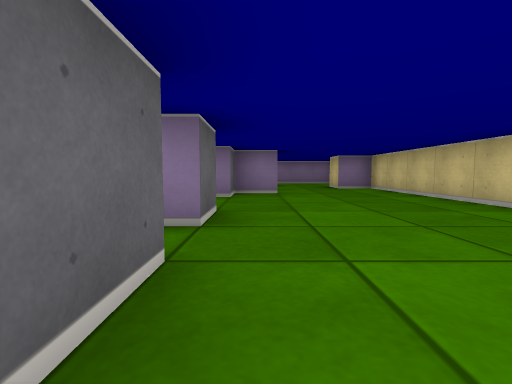
[1] (above)

22 first-person views from a walk through a cub3D maze. The camera is about half as high as the walls, tilts 4° down and sees 85° across. The floor is counted in squares. Each view is taken from the middle of a square. On the plan, view 1 faces up. The plan holds only what a view shows up to about 9 squares ahead; the rest is blank. The place goes on beyond the plan.

[2]
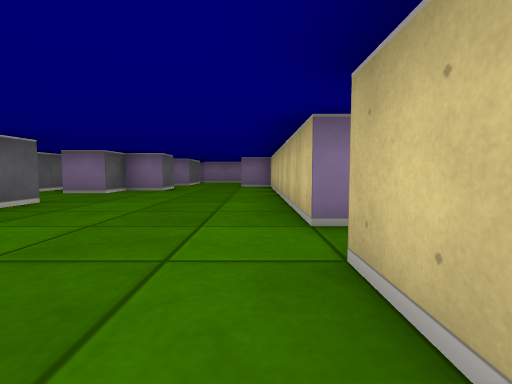

[3]
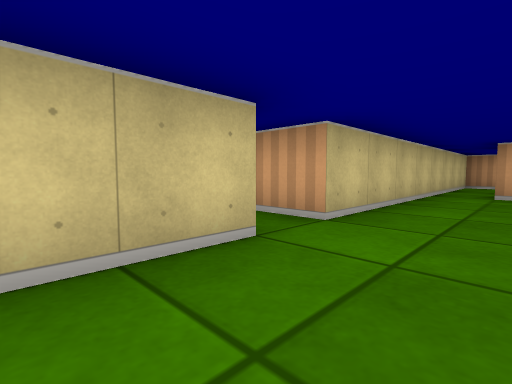

[4]
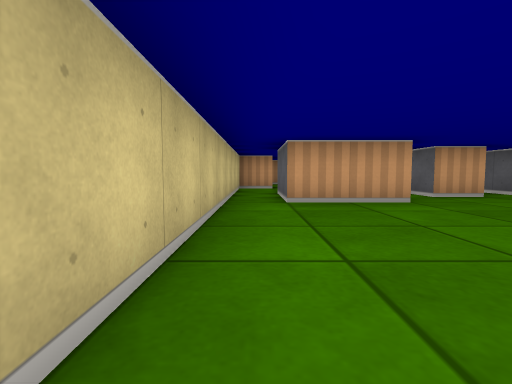

[5]
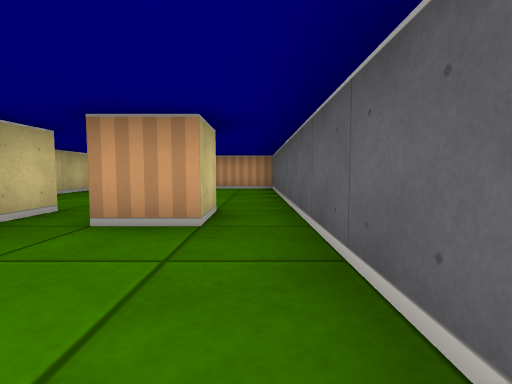

[6]
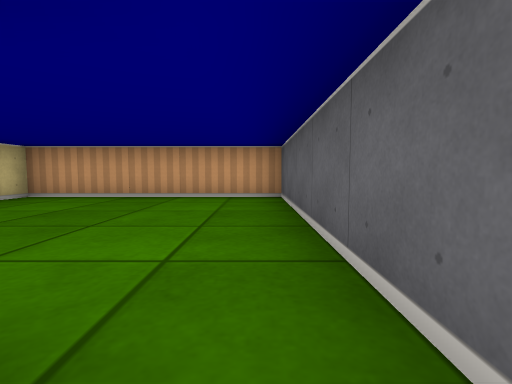

[7]
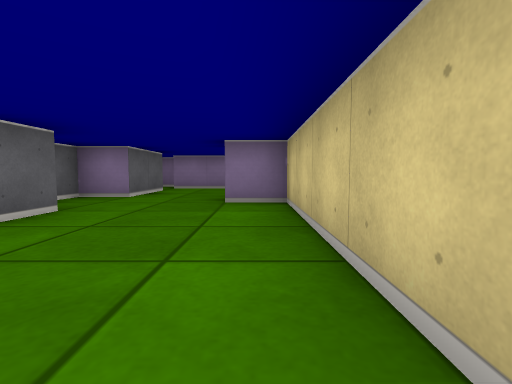

[8]
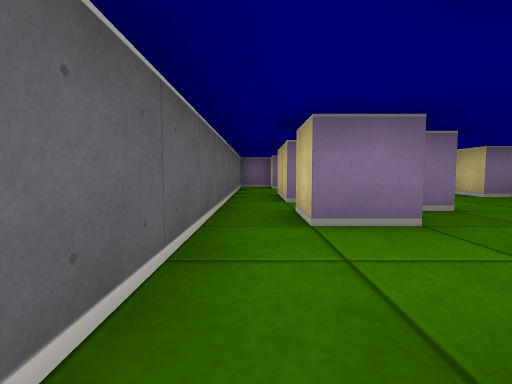

[9]
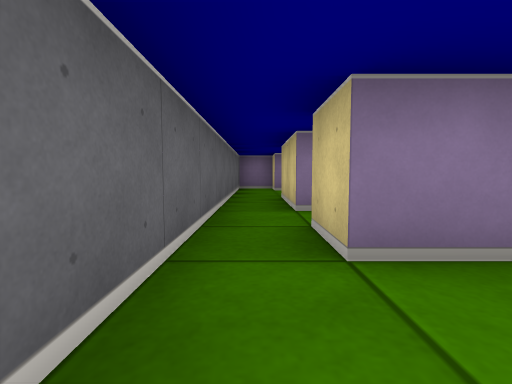

[10]
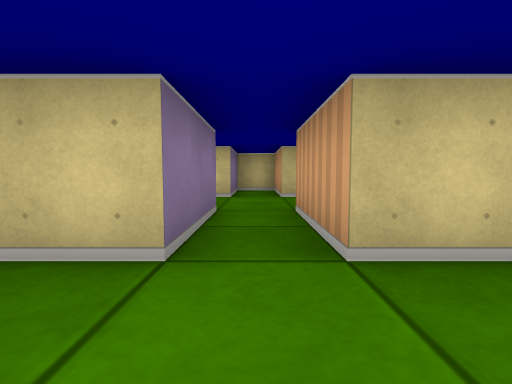

[11]
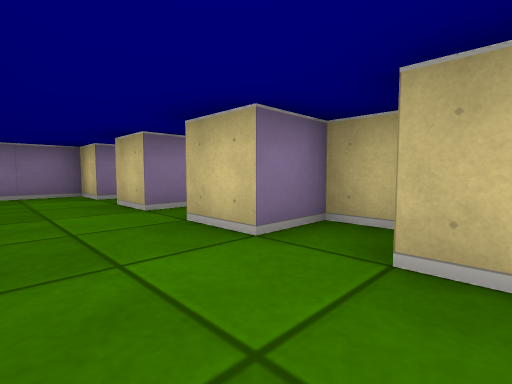

[12]
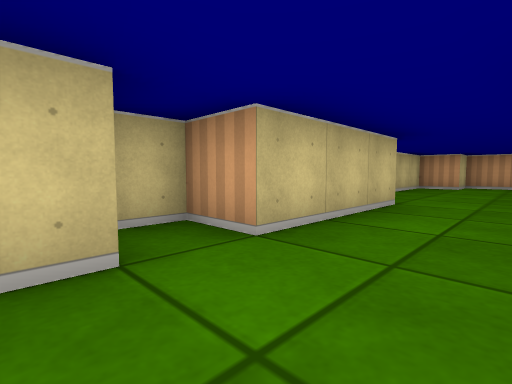

[13]
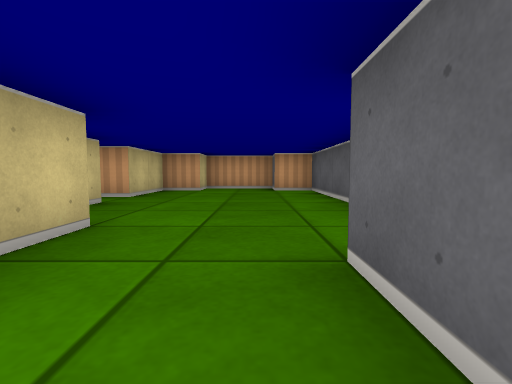

[14]
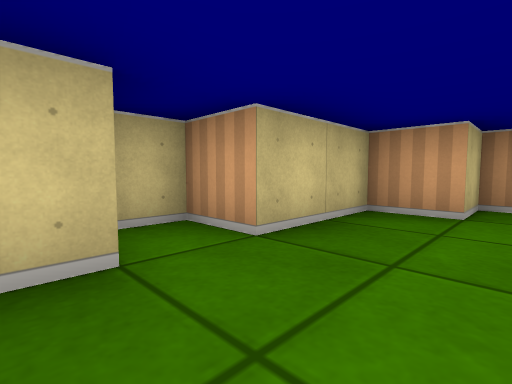

[15]
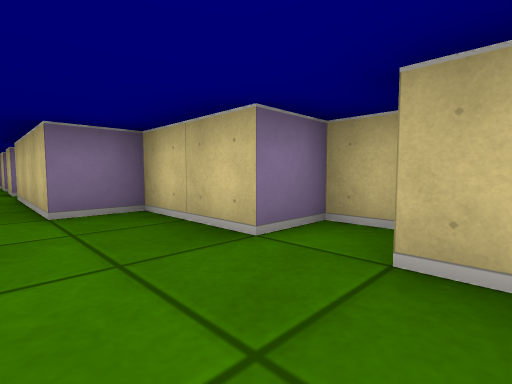

[16]
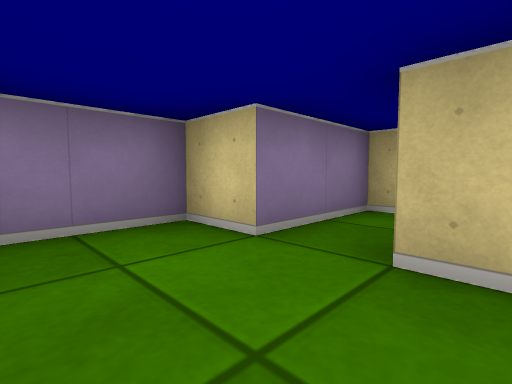

[17]
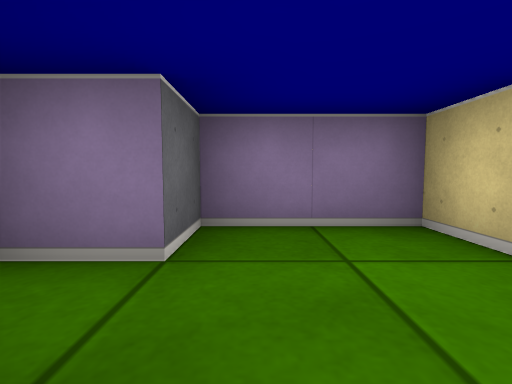

[18]
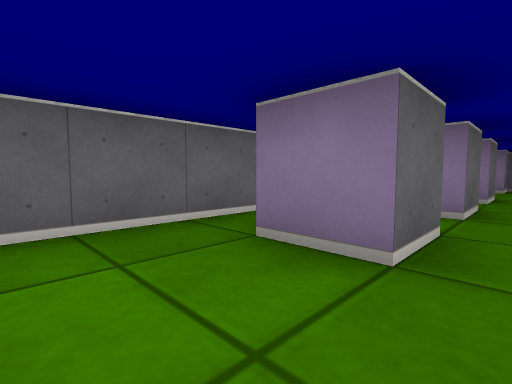

[19]
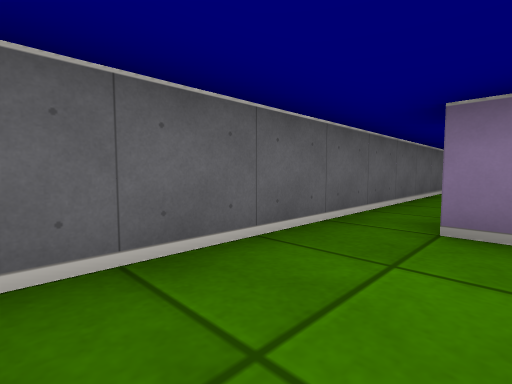

[20]
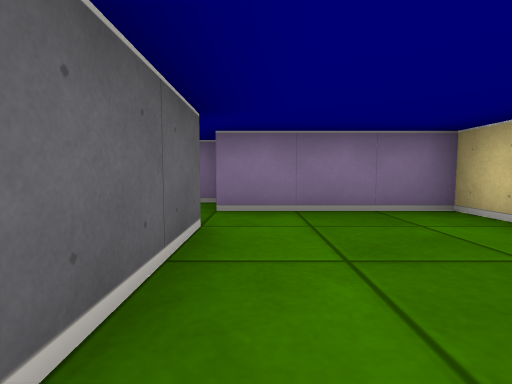

[21]
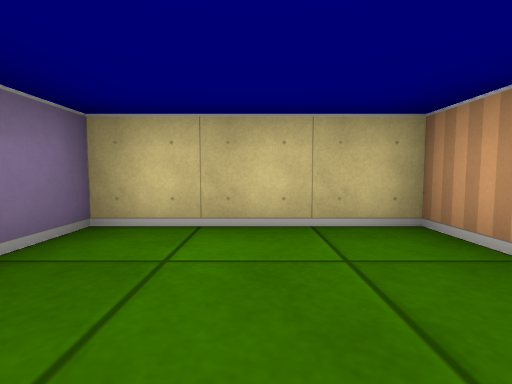

[22]
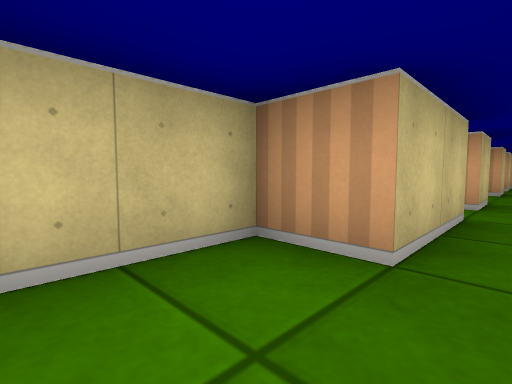

### Floor plan
Points are (right, up) in squares from view 1. A wall is a line through its corners. A room is listed if a view was taken in it or the views show most of it. See-through windows are left out.
Room 1 (views 1, 2, 3, 4, 5, 6, 7, 8, 9, 10, 18, 19, 20, 21)
walls: (-0.5, -0.4) (-0.5, -1.5) (-1.5, -1.5); (-0.5, 1.5) (-0.5, 0.5); (-1.5, 0.5) (-1.5, 1.5); (-1.5, 2.5) (-1.5, 3.5); (0.4, -3.5) (2.5, -3.5) (2.5, -5.4); (-0.5, 3.5) (-0.5, 2.5) (-0.9, 2.5); (5.5, 1.5) (3.5, 1.5) (3.5, 8.5) (2.5, 8.5) (2.5, 9.5) (3.5, 9.5) (3.5, 12.5) (0.5, 12.5); (0.5, -5.5) (0.5, -4.6); (-1.5, -5.5) (-1.5, -4.5) (-0.5, -4.5) (-0.5, -5.4); (-2.5, 6.5) (-2.5, -10.5) (2.5, -10.5) (2.5, -8.2); (0.5, 7.5) (0.5, 6.5) (-0.5, 6.5) (-0.5, 5.5) (-1.5, 5.5) (-1.5, 6.5); (2.4, -7.5) (3.5, -7.5) (3.5, 0.5) (5.5, 0.5); (-0.5, 9.5) (-0.5, 8.9); (0.5, 11.5) (0.5, 9.5)
ways out: opening at (4.5, 1) to room 3; opening at (-2, 7) to room 6
Room 2 (views 11, 13, 14, 15)
walls: (4.5, -6.5) (4.5, -9.5) (5.5, -9.5) (5.5, -10.5) (7.5, -10.5) (7.5, -9.5) (8.5, -9.5) (8.5, -7.5) (9.5, -7.5) (9.5, -6.5) (8.5, -6.5) (8.5, -4.5) (7.5, -4.5) (7.5, -1.5) (8.5, -1.5) (8.5, -0.5) (7.5, -0.5); (5.5, -2.5) (5.5, -3.5)
ways out: opening at (6.5, 0) to room 3
Room 3 (views 12, 16, 17)
walls: (7.5, -0.5) (7.5, 0.5) (9.5, 0.5) (9.5, 1.5) (7.5, 1.5) (7.5, 2.5)
ways out: opening at (4.5, 1) to room 1; opening at (6.5, 0) to room 2; opening at (6.5, 2) to room 5
Room 4 (view 22)
walls: (-1.5, 11.6) (-1.5, 12.5) (-2.5, 12.5) (-2.5, 9.5); (-1.5, 9.5) (-0.5, 9.5) (-0.5, 11)
ways out: opening at (-2, 9) to room 6
Room 5 (no view inside)
walls: (9.6, 3.5) (7.5, 3.5) (7.5, 4.5) (5.5, 4.5) (5.5, 3.5) (4.5, 3.5)
ways out: opening at (6.5, 2) to room 3
Room 6 (no view inside)
walls: (-1.5, 7.5) (-1.5, 9.5); (-2.5, 9.5) (-2.5, 6.5)
ways out: opening at (-2, 7) to room 1; opening at (-2, 9) to room 4

Positions as (right, up) in squares from view 1, and headings:
1: (0, 0), facing up
2: (3, -1), facing up
3: (2, 3), facing down-right
4: (3, 1), facing down
5: (-2, -2), facing down
6: (-2, -5), facing down
7: (3, 4), facing up
8: (-2, 3), facing up
9: (-2, 4), facing up
10: (2, 1), facing right
11: (6, -2), facing up-right
12: (6, 0), facing down-right
13: (6, -2), facing down
14: (7, -6), facing down-right
15: (7, -8), facing up-right
16: (6, 2), facing up-right
17: (6, 2), facing up
18: (0, -3), facing up-left
19: (-1, -4), facing up-left
20: (1, 9), facing up
21: (1, 11), facing right
22: (-2, 11), facing down-right
